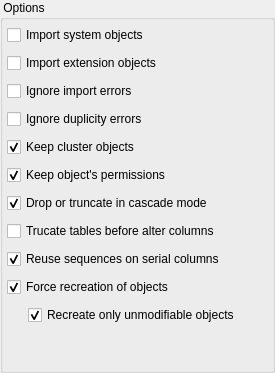
           <widget class="QGroupBox" name="groupBox_2">
            <property name="sizePolicy">
             <sizepolicy hsizetype="Fixed" vsizetype="Preferred">
              <horstretch>0</horstretch>
              <verstretch>0</verstretch>
             </sizepolicy>
            </property>
            <property name="title">
             <string> Options</string>
            </property>
            <layout class="QGridLayout" name="gridLayout_7">
             <property name="leftMargin">
              <number>4</number>
             </property>
             <property name="topMargin">
              <number>4</number>
             </property>
             <property name="rightMargin">
              <number>4</number>
             </property>
             <property name="bottomMargin">
              <number>4</number>
             </property>
             <item row="2" column="0">
              <layout class="QHBoxLayout" name="horizontalLayout_13">
               <item>
                <widget class="QCheckBox" name="ignore_errors_chk">
                 <property name="sizePolicy">
                  <sizepolicy hsizetype="Minimum" vsizetype="Fixed">
                   <horstretch>0</horstretch>
                   <verstretch>0</verstretch>
                  </sizepolicy>
                 </property>
                 <property name="toolTip">
                  <string/>
                 </property>
                 <property name="statusTip">
                  <string>Ignores as many as possible errors on import step. This option generates a incomplete diff.</string>
                 </property>
                 <property name="text">
                  <string>Ignore import errors</string>
                 </property>
                </widget>
               </item>
               <item>
                <widget class="QWidget" name="ignore_errors_hint" native="true">
                 <property name="sizePolicy">
                  <sizepolicy hsizetype="Fixed" vsizetype="Fixed">
                   <horstretch>0</horstretch>
                   <verstretch>0</verstretch>
                  </sizepolicy>
                 </property>
                 <property name="minimumSize">
                  <size>
                   <width>22</width>
                   <height>22</height>
                  </size>
                 </property>
                 <property name="maximumSize">
                  <size>
                   <width>22</width>
                   <height>22</height>
                  </size>
                 </property>
                </widget>
               </item>
              </layout>
             </item>
             <item row="11" column="0">
              <spacer name="verticalSpacer">
               <property name="orientation">
                <enum>Qt::Vertical</enum>
               </property>
               <property name="sizeHint" stdset="0">
                <size>
                 <width>20</width>
                 <height>40</height>
                </size>
               </property>
              </spacer>
             </item>
             <item row="7" column="0">
              <layout class="QHBoxLayout" name="horizontalLayout_14">
               <item>
                <widget class="QCheckBox" name="trunc_tables_chk">
                 <property name="sizePolicy">
                  <sizepolicy hsizetype="Expanding" vsizetype="Fixed">
                   <horstretch>0</horstretch>
                   <verstretch>0</verstretch>
                  </sizepolicy>
                 </property>
                 <property name="statusTip">
                  <string>Clears the data of all tables which will have columns modified. This is useful to avoid errors related to type casting. &lt;strong&gt;WARNING:&lt;/strong&gt; DO NOT use this option on production server and always make a backup before use this options.</string>
                 </property>
                 <property name="text">
                  <string>Trucate tables before alter columns</string>
                 </property>
                </widget>
               </item>
               <item>
                <widget class="QWidget" name="trunc_tables_hint" native="true">
                 <property name="sizePolicy">
                  <sizepolicy hsizetype="Fixed" vsizetype="Fixed">
                   <horstretch>0</horstretch>
                   <verstretch>0</verstretch>
                  </sizepolicy>
                 </property>
                 <property name="minimumSize">
                  <size>
                   <width>22</width>
                   <height>22</height>
                  </size>
                 </property>
                 <property name="maximumSize">
                  <size>
                   <width>22</width>
                   <height>22</height>
                  </size>
                 </property>
                </widget>
               </item>
              </layout>
             </item>
             <item row="0" column="0">
              <layout class="QHBoxLayout" name="horizontalLayout_11">
               <item>
                <widget class="QCheckBox" name="import_sys_objs_chk">
                 <property name="sizePolicy">
                  <sizepolicy hsizetype="Preferred" vsizetype="Fixed">
                   <horstretch>0</horstretch>
                   <verstretch>0</verstretch>
                  </sizepolicy>
                 </property>
                 <property name="toolTip">
                  <string/>
                 </property>
                 <property name="statusTip">
                  <string>Import system (built in) objects. Use this if the import step is returning errors.</string>
                 </property>
                 <property name="text">
                  <string>Import system objects</string>
                 </property>
                </widget>
               </item>
               <item>
                <widget class="QWidget" name="import_sys_objs_hint" native="true">
                 <property name="sizePolicy">
                  <sizepolicy hsizetype="Fixed" vsizetype="Fixed">
                   <horstretch>0</horstretch>
                   <verstretch>0</verstretch>
                  </sizepolicy>
                 </property>
                 <property name="minimumSize">
                  <size>
                   <width>22</width>
                   <height>22</height>
                  </size>
                 </property>
                 <property name="maximumSize">
                  <size>
                   <width>22</width>
                   <height>22</height>
                  </size>
                 </property>
                </widget>
               </item>
              </layout>
             </item>
             <item row="1" column="0">
              <layout class="QHBoxLayout" name="horizontalLayout_9">
               <item>
                <widget class="QCheckBox" name="import_ext_objs_chk">
                 <property name="sizePolicy">
                  <sizepolicy hsizetype="Preferred" vsizetype="Fixed">
                   <horstretch>0</horstretch>
                   <verstretch>0</verstretch>
                  </sizepolicy>
                 </property>
                 <property name="toolTip">
                  <string/>
                 </property>
                 <property name="statusTip">
                  <string>Import extension objects. Use this if the import step is returning errors even importing built in ones.</string>
                 </property>
                 <property name="text">
                  <string>Import extension objects</string>
                 </property>
                </widget>
               </item>
               <item>
                <widget class="QWidget" name="import_ext_objs_hint" native="true">
                 <property name="sizePolicy">
                  <sizepolicy hsizetype="Fixed" vsizetype="Fixed">
                   <horstretch>0</horstretch>
                   <verstretch>0</verstretch>
                  </sizepolicy>
                 </property>
                 <property name="minimumSize">
                  <size>
                   <width>22</width>
                   <height>22</height>
                  </size>
                 </property>
                 <property name="maximumSize">
                  <size>
                   <width>22</width>
                   <height>22</height>
                  </size>
                 </property>
                </widget>
               </item>
              </layout>
             </item>
             <item row="6" column="0">
              <layout class="QHBoxLayout" name="horizontalLayout_16">
               <item>
                <widget class="QCheckBox" name="cascade_mode_chk">
                 <property name="enabled">
                  <bool>true</bool>
                 </property>
                 <property name="toolTip">
                  <string/>
                 </property>
                 <property name="statusTip">
                  <string>For DROP command, the objects that depends on an object to be dropped will be deleted as well. For TRUNCATE command, tables that are linked to a table to be truncated will be truncate too. &lt;strong&gt;NOTE:&lt;/strong&gt; this option can affect more objects than listed in the output or diff preview.</string>
                 </property>
                 <property name="text">
                  <string>Drop or truncate in cascade mode</string>
                 </property>
                 <property name="checked">
                  <bool>true</bool>
                 </property>
                </widget>
               </item>
               <item>
                <widget class="QWidget" name="drop_cascade_hint" native="true">
                 <property name="sizePolicy">
                  <sizepolicy hsizetype="Fixed" vsizetype="Fixed">
                   <horstretch>0</horstretch>
                   <verstretch>0</verstretch>
                  </sizepolicy>
                 </property>
                 <property name="minimumSize">
                  <size>
                   <width>22</width>
                   <height>22</height>
                  </size>
                 </property>
                 <property name="maximumSize">
                  <size>
                   <width>22</width>
                   <height>22</height>
                  </size>
                 </property>
                </widget>
               </item>
              </layout>
             </item>
             <item row="5" column="0">
              <layout class="QHBoxLayout" name="horizontalLayout_15">
               <item>
                <widget class="QCheckBox" name="keep_obj_perms_chk">
                 <property name="toolTip">
                  <string/>
                 </property>
                 <property name="statusTip">
                  <string>Permissions already set on database objects will be kept.The ones configured on the model will be applied to the database.</string>
                 </property>
                 <property name="text">
                  <string>Keep object's permissions</string>
                 </property>
                 <property name="checked">
                  <bool>true</bool>
                 </property>
                </widget>
               </item>
               <item>
                <widget class="QWidget" name="keep_obj_perms_hint" native="true">
                 <property name="sizePolicy">
                  <sizepolicy hsizetype="Fixed" vsizetype="Fixed">
                   <horstretch>0</horstretch>
                   <verstretch>0</verstretch>
                  </sizepolicy>
                 </property>
                 <property name="minimumSize">
                  <size>
                   <width>22</width>
                   <height>22</height>
                  </size>
                 </property>
                 <property name="maximumSize">
                  <size>
                   <width>22</width>
                   <height>22</height>
                  </size>
                 </property>
                </widget>
               </item>
              </layout>
             </item>
             <item row="4" column="0">
              <layout class="QHBoxLayout" name="horizontalLayout_12">
               <item>
                <widget class="QCheckBox" name="keep_cluster_objs_chk">
                 <property name="toolTip">
                  <string/>
                 </property>
                 <property name="statusTip">
                  <string>Database cluster level objects like roles and tablespaces will not be dropped.</string>
                 </property>
                 <property name="text">
                  <string>Keep cluster objects</string>
                 </property>
                 <property name="checked">
                  <bool>true</bool>
                 </property>
                </widget>
               </item>
               <item>
                <widget class="QWidget" name="keep_cluster_objs_hint" native="true">
                 <property name="sizePolicy">
                  <sizepolicy hsizetype="Fixed" vsizetype="Fixed">
                   <horstretch>0</horstretch>
                   <verstretch>0</verstretch>
                  </sizepolicy>
                 </property>
                 <property name="minimumSize">
                  <size>
                   <width>22</width>
                   <height>22</height>
                  </size>
                 </property>
                 <property name="maximumSize">
                  <size>
                   <width>22</width>
                   <height>22</height>
                  </size>
                 </property>
                </widget>
               </item>
              </layout>
             </item>
             <item row="9" column="0">
              <layout class="QGridLayout" name="gridLayout_8">
               <item row="1" column="1">
                <widget class="QCheckBox" name="recreate_unmod_chk">
                 <property name="enabled">
                  <bool>true</bool>
                 </property>
                 <property name="statusTip">
                  <string>Recreates only objects that formally can't be changed through ALTER commands according to pgModeler implementation not PostgreSQL. Currently, only constraints and casts are examples of these objects all other objects can be changed through ALTER command.</string>
                 </property>
                 <property name="text">
                  <string>Recreate only unmodifiable objects</string>
                 </property>
                 <property name="checked">
                  <bool>true</bool>
                 </property>
                </widget>
               </item>
               <item row="0" column="2">
                <widget class="QWidget" name="force_recreation_hint" native="true">
                 <property name="sizePolicy">
                  <sizepolicy hsizetype="Fixed" vsizetype="Fixed">
                   <horstretch>0</horstretch>
                   <verstretch>0</verstretch>
                  </sizepolicy>
                 </property>
                 <property name="minimumSize">
                  <size>
                   <width>22</width>
                   <height>22</height>
                  </size>
                 </property>
                 <property name="maximumSize">
                  <size>
                   <width>22</width>
                   <height>22</height>
                  </size>
                 </property>
                </widget>
               </item>
               <item row="1" column="0">
                <spacer name="horizontalSpacer_5">
                 <property name="orientation">
                  <enum>Qt::Horizontal</enum>
                 </property>
                 <property name="sizeHint" stdset="0">
                  <size>
                   <width>15</width>
                   <height>20</height>
                  </size>
                 </property>
                </spacer>
               </item>
               <item row="0" column="0" colspan="2">
                <widget class="QCheckBox" name="force_recreation_chk">
                 <property name="enabled">
                  <bool>true</bool>
                 </property>
                 <property name="toolTip">
                  <string/>
                 </property>
                 <property name="statusTip">
                  <string>Instead of use an ALTER command to modify certain kind of objects a DROP and CREATE will be used in order to do a full modification. This option does not affects database objects.</string>
                 </property>
                 <property name="text">
                  <string>Force recreation of objects</string>
                 </property>
                 <property name="checkable">
                  <bool>true</bool>
                 </property>
                 <property name="checked">
                  <bool>true</bool>
                 </property>
                </widget>
               </item>
               <item row="1" column="2">
                <widget class="QWidget" name="recreate_unmod_hint" native="true">
                 <property name="sizePolicy">
                  <sizepolicy hsizetype="Fixed" vsizetype="Fixed">
                   <horstretch>0</horstretch>
                   <verstretch>0</verstretch>
                  </sizepolicy>
                 </property>
                 <property name="minimumSize">
                  <size>
                   <width>22</width>
                   <height>22</height>
                  </size>
                 </property>
                 <property name="maximumSize">
                  <size>
                   <width>22</width>
                   <height>22</height>
                  </size>
                 </property>
                </widget>
               </item>
              </layout>
             </item>
             <item row="3" column="0">
              <layout class="QHBoxLayout" name="horizontalLayout_18">
               <item>
                <widget class="QCheckBox" name="ignore_duplic_chk">
                 <property name="sizePolicy">
                  <sizepolicy hsizetype="Minimum" vsizetype="Fixed">
                   <horstretch>0</horstretch>
                   <verstretch>0</verstretch>
                  </sizepolicy>
                 </property>
                 <property name="toolTip">
                  <string/>
                 </property>
                 <property name="statusTip">
                  <string>Ignores errors generated by duplicated objects when exporting the diff to database.</string>
                 </property>
                 <property name="text">
                  <string>Ignore duplicity errors</string>
                 </property>
                </widget>
               </item>
               <item>
                <widget class="QWidget" name="ignore_duplic_hint" native="true">
                 <property name="sizePolicy">
                  <sizepolicy hsizetype="Fixed" vsizetype="Fixed">
                   <horstretch>0</horstretch>
                   <verstretch>0</verstretch>
                  </sizepolicy>
                 </property>
                 <property name="minimumSize">
                  <size>
                   <width>22</width>
                   <height>22</height>
                  </size>
                 </property>
                 <property name="maximumSize">
                  <size>
                   <width>22</width>
                   <height>22</height>
                  </size>
                 </property>
                </widget>
               </item>
              </layout>
             </item>
             <item row="8" column="0">
              <layout class="QHBoxLayout" name="horizontalLayout_20">
               <item>
                <widget class="QCheckBox" name="reuse_sequences_chk">
                 <property name="sizePolicy">
                  <sizepolicy hsizetype="Expanding" vsizetype="Fixed">
                   <horstretch>0</horstretch>
                   <verstretch>0</verstretch>
                  </sizepolicy>
                 </property>
                 <property name="statusTip">
                  <string>Serial columns are converted to integer and having the default value changed  to &lt;strong&gt;nextval(sequence)&lt;/strong&gt; function call. By default, a new sequence is created for each serial column but checking this option sequences matching the name on column's default value will be reused and will not be dropped.</string>
                 </property>
                 <property name="text">
                  <string>Reuse sequences on serial columns</string>
                 </property>
                 <property name="checked">
                  <bool>true</bool>
                 </property>
                </widget>
               </item>
               <item>
                <widget class="QWidget" name="reuse_sequences_hint" native="true">
                 <property name="sizePolicy">
                  <sizepolicy hsizetype="Fixed" vsizetype="Fixed">
                   <horstretch>0</horstretch>
                   <verstretch>0</verstretch>
                  </sizepolicy>
                 </property>
                 <property name="minimumSize">
                  <size>
                   <width>22</width>
                   <height>22</height>
                  </size>
                 </property>
                 <property name="maximumSize">
                  <size>
                   <width>22</width>
                   <height>22</height>
                  </size>
                 </property>
                </widget>
               </item>
              </layout>
             </item>
            </layout>
           </widget>
